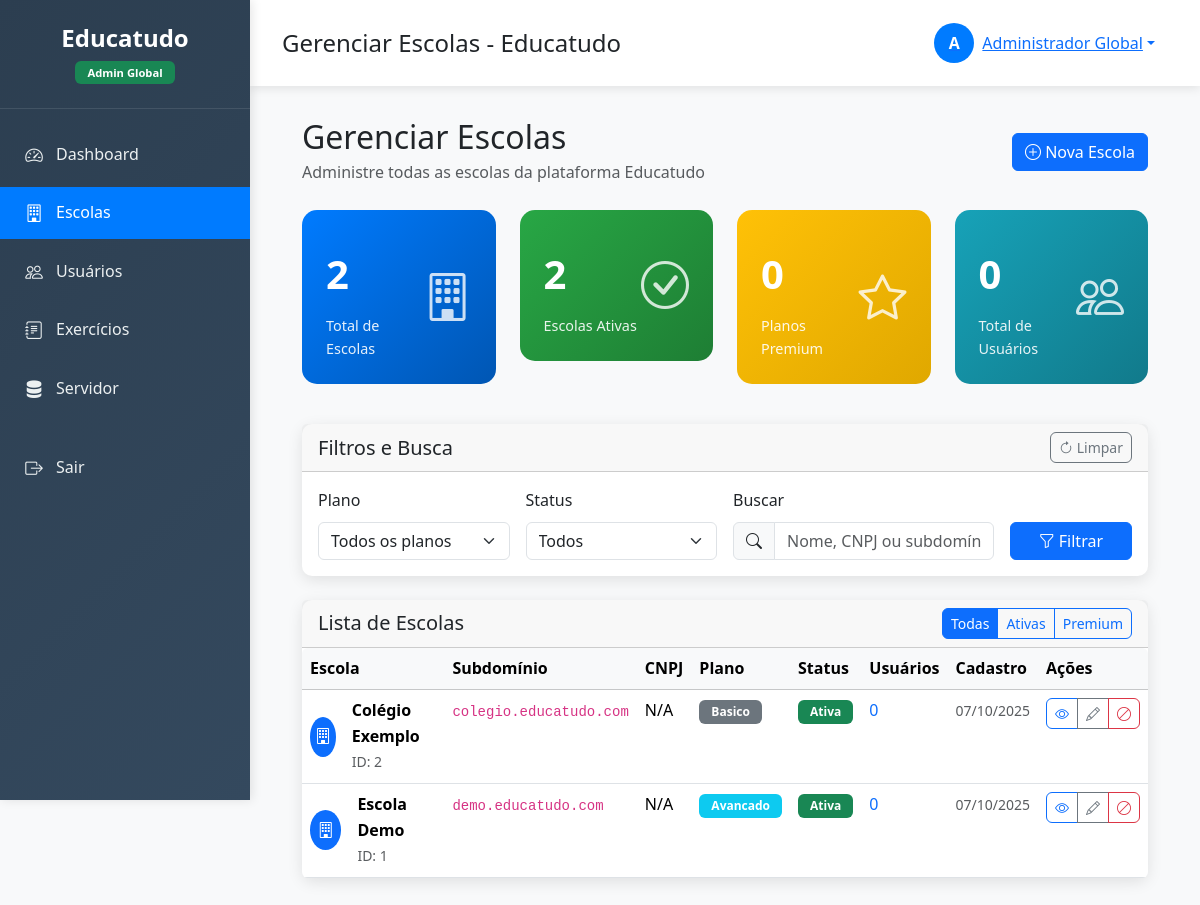
The app's page /admin/escolas (signed in) with its own data.
### tables this page shows
CREATE TABLE usuarios (
    id INT PRIMARY KEY AUTO_INCREMENT,
    escola_id INT,
    tipo ENUM('super_admin', 'admin_escola', 'professor', 'aluno', 'pai') NOT NULL,
    nome VARCHAR(255) NOT NULL,
    email VARCHAR(255),
    senha_hash VARCHAR(255) NOT NULL,
    created_at TIMESTAMP DEFAULT CURRENT_TIMESTAMP,
    updated_at TIMESTAMP DEFAULT CURRENT_TIMESTAMP ON UPDATE CURRENT_TIMESTAMP,
    FOREIGN KEY (escola_id) REFERENCES escolas(id) ON DELETE CASCADE,
    INDEX idx_escola_tipo (escola_id, tipo),
    INDEX idx_email (email)
);

CREATE TABLE escolas (
    id INT PRIMARY KEY AUTO_INCREMENT,
    nome VARCHAR(255) NOT NULL,
    subdominio VARCHAR(100) UNIQUE NOT NULL,
    cnpj VARCHAR(18),
    logo_url VARCHAR(500),
    cor_primaria VARCHAR(7) DEFAULT '#007bff',
    cor_secundaria VARCHAR(7) DEFAULT '#6c757d',
    ativa BOOLEAN DEFAULT TRUE,
    plano ENUM('basico', 'avancado', 'premium') DEFAULT 'basico',
    created_at TIMESTAMP DEFAULT CURRENT_TIMESTAMP,
    updated_at TIMESTAMP DEFAULT CURRENT_TIMESTAMP ON UPDATE CURRENT_TIMESTAMP
);

### Views/global_admin/escolas.php (the view, shortened to what the rows shown need)
<?php
$escolas = $escolas ?? [];
?>
<div class="container-fluid">
    <div class="row mb-4">
        <div class="col-12">
            <div class="d-flex justify-content-between align-items-center">
                <div>
                    <h1 class="h2 mb-1">Gerenciar Escolas</h1>
                </div>
            </div>
        </div>
    </div>
    <div class="row">
        <div class="col-12">
            <div class="card">
                <div class="card-body p-0">
                    <div class="table-responsive">
                        <table class="table table-hover mb-0" id="tabelaEscolas">
                            <thead class="table-light">
                                <tr>
                                    <th>Escola</th>
                                    <th>Subdomínio</th>
                                    <th>CNPJ</th>
                                    <th>Plano</th>
                                    <th>Status</th>
                                    <th>Usuários</th>
                                    <th>Cadastro</th>
                                    <th>Ações</th>
                                </tr>
                            </thead>
                            <tbody>
                                <?php if (empty($escolas)): ?>
                                <tr>
                                    <td colspan="8" class="text-center text-muted py-5">
                                        <div class="mb-3">
                                            <i class="bi bi-building" style="font-size: 3rem; opacity: 0.3;"></i>
                                        </div>
                                        <h5>Nenhuma escola cadastrada</h5>
                                        <p class="mb-3">Comece criando sua primeira escola na plataforma.</p>
                                        <a href="<?php echo $app->url('/admin/escolas/create'); ?>" class="btn btn-primary">
                                            <i class="bi bi-plus-circle"></i> Criar Primeira Escola
                                        </a>
                                    </td>
                                </tr>
                                <?php else: ?>
                                    <?php foreach ($escolas as $escola): ?>
                                    <tr>
                                        <td>
                                            <div class="d-flex align-items-center">
                                                <?php if (!empty($escola['logo'])): ?>
                                                <img src="<?php echo htmlspecialchars($escola['logo']); ?>"
                                                     alt="Logo" class="rounded me-3" width="40" height="40">
                                                <?php else: ?>
                                                <div class="bg-primary text-white rounded-circle d-flex align-items-center justify-content-center me-3"
                                                     style="width: 40px; height: 40px;">
                                                    <i class="bi bi-building"></i>
                                                </div>
                                                <?php endif; ?>
                                                <div>
                                                    <strong><?php echo htmlspecialchars($escola['nome']); ?></strong>
                                                    <br><small class="text-muted">ID: <?php echo $escola['id']; ?></small>
                                                </div>
                                            </div>
                                        </td>
                                        <td>
                                            <code><?php echo htmlspecialchars($escola['subdominio']); ?>.educatudo.com</code>
                                        </td>
                                        <td><?php echo htmlspecialchars($escola['cnpj'] ?? 'N/A'); ?></td>
                                        <td>
                                            <span class="badge bg-<?php
                                                echo $escola['plano'] === 'premium' ? 'warning' :
                                                    ($escola['plano'] === 'avancado' ? 'info' : 'secondary');
                                            ?>">
                                                <?php echo ucfirst($escola['plano'] ?? 'básico'); ?>
                                            </span>
                                        </td>
                                        <td>
                                            <?php if ($escola['ativa'] ?? true): ?>
                                                <span class="badge bg-success">Ativa</span>
                                            <?php else: ?>
                                                <span class="badge bg-danger">Inativa</span>
                                            <?php endif; ?>
                                        </td>
                                        <td>
                                            <span class="text-primary"><?php echo $escola['total_usuarios'] ?? '0'; ?></span>
                                        </td>
                                        <td>
                                            <small class="text-muted">
                                                <?php echo date('d/m/Y', strtotime($escola['created_at'] ?? $escola['data_cadastro'] ?? 'now')); ?>
                                            </small>
                                        </td>
                                        <td>
                                            <div class="btn-group" role="group">
                                                <a href="<?php echo $app->url('/admin/escolas/' . $escola['id']); ?>"
                                                   class="btn btn-sm btn-outline-primary" title="Ver detalhes">
                                                    <i class="bi bi-eye"></i>
                                                </a>
                                                <a href="<?php echo $app->url('/admin/escolas/' . $escola['id'] . '/edit'); ?>"
                                                   class="btn btn-sm btn-outline-secondary" title="Editar">
                                                    <i class="bi bi-pencil"></i>
                                                </a>
                                                <button type="button" class="btn btn-sm btn-outline-<?php echo ($escola['ativa'] ?? true) ? 'danger' : 'success'; ?>"
                                                        onclick="toggleStatus(<?php echo $escola['id']; ?>, <?php echo ($escola['ativa'] ?? true) ? 'false' : 'true'; ?>)"
                                                        title="<?php echo ($escola['ativa'] ?? true) ? 'Desativar' : 'Ativar'; ?>">
                                                    <i class="bi bi-<?php echo ($escola['ativa'] ?? true) ? 'ban' : 'check'; ?>"></i>
                                                </button>
                                            </div>
                                        </td>
                                    </tr>
                                    <?php endforeach; ?>
                                <?php endif; ?>
                            </tbody>
                        </table>
                    </div>
                </div>
            </div>
        </div>
    </div>
</div>
<?php
$content = ob_get_clean();
include __DIR__ . '/../layouts/admin-global.php';
?>

### Views/layouts/admin-global.php (shortened to what the rows shown need)
<?php
$user = $user ?? null;
?>
<!DOCTYPE html>
<html lang="pt-BR">
<head>
    <link href="https://cdn.jsdelivr.net/npm/bootstrap@5.3.8/dist/css/bootstrap.min.css" rel="stylesheet">
    <link href="https://cdn.jsdelivr.net/npm/bootstrap-icons@1.11.3/font/bootstrap-icons.css" rel="stylesheet">
    <link href="<?php echo $app->asset('css/style.css'); ?>" rel="stylesheet">
</head>
<body>
    <div class="main-content">
        <div class="top-navbar">
            <div class="user-dropdown">
                <div class="dropdown">
                    <button class="btn btn-link dropdown-toggle d-flex align-items-center" type="button" data-bs-toggle="dropdown">
                        <div class="user-avatar me-2">
                            <?php echo strtoupper(substr($user['nome'] ?? 'A', 0, 1)); ?>
                        </div>
                        <span><?php echo htmlspecialchars($user['nome'] ?? 'Admin'); ?></span>
                    </button>
                </div>
            </div>
        </div>
        <div class="content-area">
            <?php echo $content ?? ''; ?>
        </div>
    </div>
</body>
</html>

### records on screen
usuarios: nome "A", nome "Administrador Global"
escolas: nome "Colégio Exemplo", id "2", subdominio "colegio", cnpj "N/A", plano "Basico", ativa "Ativa", total_usuarios "0", created_at "07/10/2025"
escolas: nome "Escola Demo", id "1", subdominio "demo", cnpj "N/A", plano "Avancado", ativa "Ativa", total_usuarios "0", created_at "07/10/2025"

### other values on screen
$title "Gerenciar Escolas - Educatudo"
$estatisticas['total'] "2"
$estatisticas['ativas'] "2"
$estatisticas['premium'] "0"
$estatisticas['usuarios_total'] "0"
